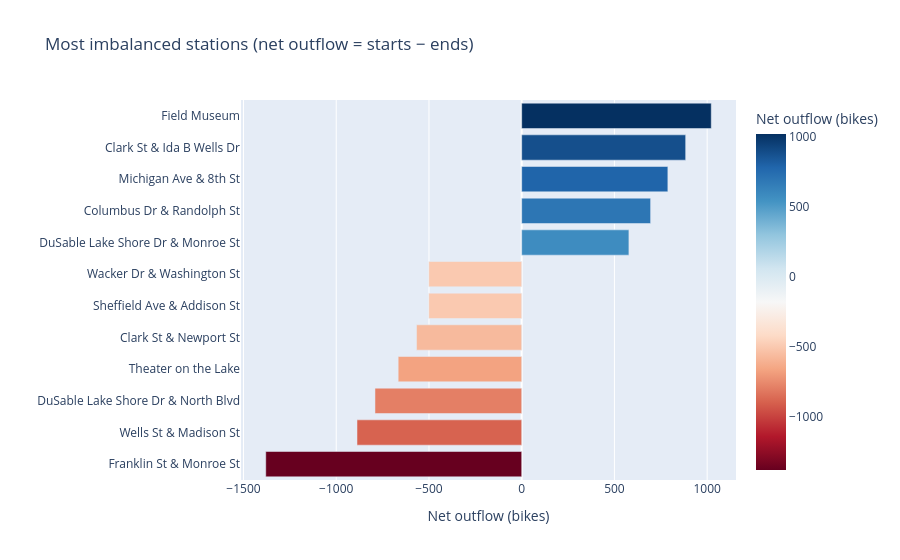

Notebook cell for this chart:
### Markdown cell above
## Q6 · Rebalancing targets
Negative net outflow = bikes pile up (needs pickups); positive = bikes drain (needs drop-offs). **Franklin St & Monroe St** accumulates ~1,380 excess bikes; **Field Museum** loses ~1,020 — top candidates for scheduled rebalancing runs.

### Code cell
q6 = con.execute("""
WITH f AS (
 SELECT start_station_name AS s, COUNT(*) AS a, 0 AS b FROM trips
 WHERE start_station_name IS NOT NULL GROUP BY 1
 UNION ALL
 SELECT end_station_name AS s, 0 AS a, COUNT(*) AS b FROM trips
 WHERE end_station_name IS NOT NULL GROUP BY 1)
SELECT s AS station, SUM(a)-SUM(b) AS net_outflow
FROM f GROUP BY 1 HAVING SUM(a)+SUM(b)>=1000
ORDER BY ABS(SUM(a)-SUM(b)) DESC LIMIT 12""").fetchdf()
q6

### Figure 1 — Plotly figure (JSON) as saved in the notebook; plotly's stock layout.template omitted (floating-point values rounded to 4 significant figures)
{"data": [{"alignmentgroup": "True", "hovertemplate": "Net outflow (bikes)=%{marker.color}<br>=%{y}<extra></extra>", "legendgroup": "", "marker": {"color": [-1380.0, -888.0, -791.0, -666.0, -567.0, -501.0, -501.0, 578.0, 695.0, 788.0, 884.0, 1022.0], "coloraxis": "coloraxis", "pattern": {"shape": ""}}, "name": "", "offsetgroup": "", "orientation": "h", "showlegend": false, "textposition": "auto", "type": "bar", "x": [-1380.0, -888.0, -791.0, -666.0, -567.0, -501.0, -501.0, 578.0, 695.0, 788.0, 884.0, 1022.0], "xaxis": "x", "y": ["Franklin St & Monroe St", "Wells St & Madison St", "DuSable Lake Shore Dr & North Blvd", "Theater on the Lake", "Clark St & Newport St", "Sheffield Ave & Addison St", "Wacker Dr & Washington St", "DuSable Lake Shore Dr & Monroe St", "Columbus Dr & Randolph St", "Michigan Ave & 8th St", "Clark St & Ida B Wells Dr", "Field Museum"], "yaxis": "y"}], "layout": {"barmode": "relative", "coloraxis": {"colorbar": {"title": {"text": "Net outflow (bikes)"}}, "colorscale": [[0.0, "rgb(103,0,31)"], [0.1, "rgb(178,24,43)"], [0.2, "rgb(214,96,77)"], [0.3, "rgb(244,165,130)"], [0.4, "rgb(253,219,199)"], [0.5, "rgb(247,247,247)"], [0.6, "rgb(209,229,240)"], [0.7, "rgb(146,197,222)"], [0.8, "rgb(67,147,195)"], [0.9, "rgb(33,102,172)"], [1.0, "rgb(5,48,97)"]]}, "legend": {"tracegroupgap": 0}, "title": {"text": "Most imbalanced stations (net outflow = starts − ends)"}, "xaxis": {"anchor": "y", "domain": [0.0, 1.0], "title": {"text": "Net outflow (bikes)"}}, "yaxis": {"anchor": "x", "domain": [0.0, 1.0], "title": {"text": ""}}}}
